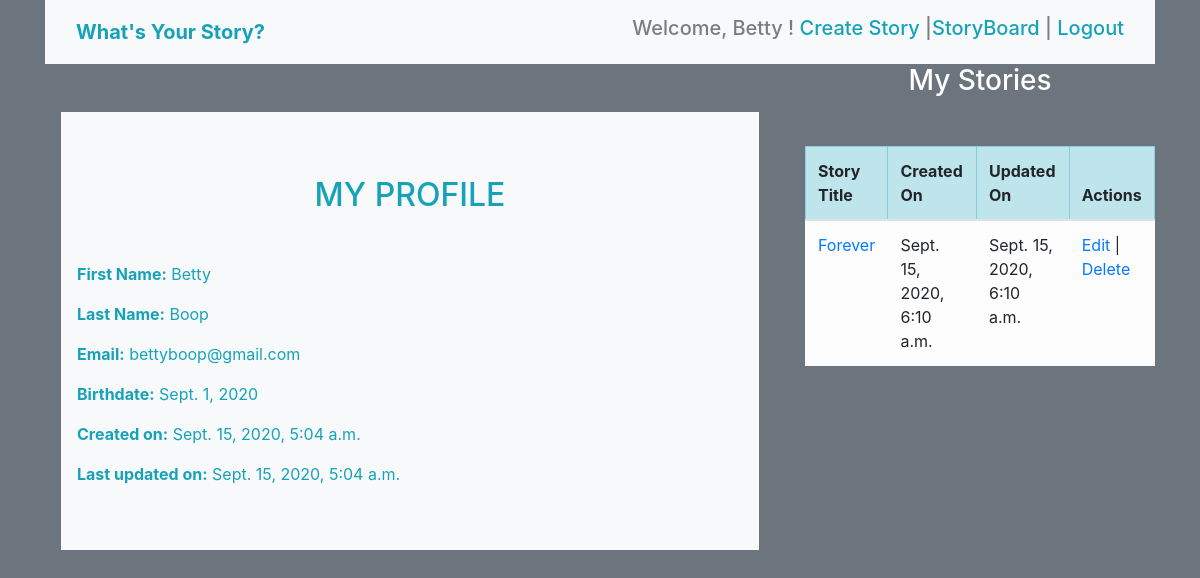
Page /profile (signed in) on the committed database.
### whats_your_story_app/models.py (models this page shows, shortened)
class User(models.Model):
    first_name = models.CharField(max_length = 45)
    last_name = models.CharField(max_length = 45)
    birthdate = models.DateField(null=True)
    email = models.CharField(max_length = 60)
    password = models.CharField(max_length = 255)
    created_at = models.DateTimeField(auto_now_add=True)
    updated_at = models.DateTimeField(auto_now=True)
    objects = UserManager()

class Story(models.Model):
    story_title = models.CharField(max_length = 255)
    desc = models.TextField(max_length = 2000)
    published_by = models.ForeignKey(User, related_name="stories_created", on_delete = models.CASCADE)
    users_who_like = models.ManyToManyField(User, related_name="liked_stories")
    created_at = models.DateTimeField(auto_now_add=True)
    updated_at = models.DateTimeField(auto_now=True)
    objects =StoryManager()

### whats_your_story_app/views.py (the view)
# urls.py: path('profile', views.profile, name ='profile'),
def profile(request):
    user = User.objects.get(id=request.session['id'])
    context= {
        'user' : user
    }
    return render(request, 'profile.html', context)

### whats_your_story_app/templates/profile.html (shortened to what this page needs)
<!DOCTYPE html>
<html lang="en">
<head>
    <link rel="stylesheet" href="https://stackpath.bootstrapcdn.com/bootstrap/4.3.1/css/bootstrap.min.css">
</head>
<body class="container bg-secondary text-info">
    <nav class="navbar navbar-expand-lg navbar-light bg-light">
        <div class="container">
            <a class="navbar-brand font-weight-bold text-info" href="#">What's Your Story?</a>
            <div class="collapse navbar-collapse" id="navbarText">
                <span class="navbar-text h5">
                    Welcome, {{request.session.user}} ! <a href="/stories/create"role="button" class="ml-auto text-info">Create Story </a> |<a class="ml-auto text-info" href="/all_stories">StoryBoard</a> |  <a href="/stories/logout" role="button" class="ml-auto text-info">Logout</a>
                </span>
            </div>
        </div>
    </nav>
    <div class="row justify-content-center">
        <div class="col-md-8 d-block" >
            <div class="d-block bg-light mt-5 mb-5 mx-3 pt-5 pb-5 px-3">
                <h2 class="text-uppercase text-center mt-3 mb-5 ">My Profile</h2>
                <p ><b> First Name:</b> {{user.first_name}}</p>
                <p ><b> Last Name:</b> {{user.last_name}}</p>
                <p ><b> Email:</b> {{user.email}}</p>
                <p><b> Birthdate:</b> {{user.birthdate}}</p>
                <p><b> Created on:</b> {{user.created_at}}</p>
                <p><b> Last updated on:</b> {{user.updated_at}}</p>
            </div>
        </div>
        <div class="col d-block justify-content-center">
            <h3 class="text-center text-white">My Stories</h3>
            <table class="table table-bordered mt-5 border border-dark">
                <thead>
                    <tr class="table-info">
                        <th>Story Title</th>
                        <th>Created On</th>
                        <th>Updated On</th>
                        <th>Actions</th>
                    </tr>
                </thead>
                <tbody>
                    {% for story in user.stories_created.all %}
                    <tr class="{% cycle 'table-light' 'table-info' %}">
                        <td><a href="/stories/{{story.id}}/edit">{{story.story_title}}</a></td>
                        <td>{{story.created_at}}</td>
                        <td>{{story.updated_at}}</td>
                        <td><a href="/stories/{{story.id}}/edit">Edit</a> | <a href="/stories/{{story.id}}/delete">Delete</a></td>
                    {% endfor %}
                    </tr>
                </tbody>
            </table>
        </div>
        </div>
</body>
</html>

### rows in the picture
User: session.user "Betty", first_name "Betty", last_name "Boop", email "bettyboop@gmail.com", birthdate "Sept. 1, 2020", created_at "Sept. 15, 2020, 5:04 a.m.", updated_at "Sept. 15, 2020, 5:04 a.m."
Story: story_title "Forever", created_at "Sept. 15, 2020, 6:10 a.m.", updated_at "Sept. 15, 2020, 6:10 a.m."
